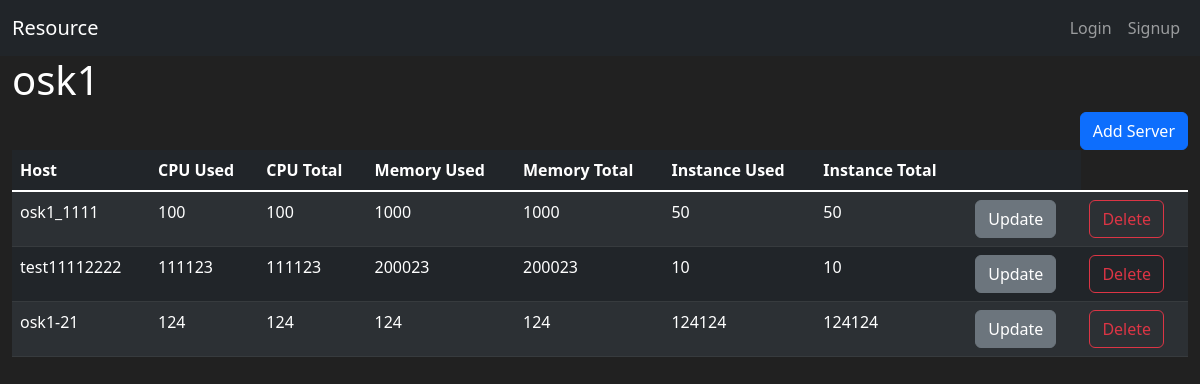
Screenshot of /region/2/ with the database file from the repository.
### resource/models.py (models this page shows, shortened)
class Region(db.Model):
    id = db.Column(db.Integer, primary_key=True)
    name = db.Column(db.String(100), nullable=False, unique=True)

class Server(db.Model):
    id = db.Column(db.Integer, primary_key=True)
    region_id = db.Column(db.Integer(), db.ForeignKey(
        'region.id'))
    region = db.relationship('Region', backref=db.backref(
        'servers', cascade='all, delete-orphan'))
    host = db.Column(db.String(100), nullable=False, unique=True)
    cpu = db.Column(db.Integer(), nullable=False)
    memory = db.Column(db.Integer(), nullable=False)
    instance = db.Column(db.Integer(), nullable=False)

### resource/views/region_views.py (the view)
@bp.route('/<int:region_id>/', methods=('GET', 'POST'))
def detail(region_id):
    form = ServerForm()
    regions = Region.query.all()
    region = Region.query.get_or_404(region_id)
    servers = Server.query.filter_by(region_id=region_id)
    if request.method == 'POST' and form.validate_on_submit():
        server = Server(region_id=region_id, host=form.host.data, cpu=form.cpu.data,
                        memory=form.memory.data, instance=form.instance.data)
        db.session.add(server)
        db.session.commit()
    return render_template('region/region_detail.html', regions=regions, region=region, servers=servers, form=form)

### resource/views/auth_views.py (called while the page is built)
@bp.before_app_request
def load_logged_in_user():
    user_id = session.get('user_id')
    if user_id is None:
        g.user = None
    else:
        g.user = User.query.get(user_id)

### resource/templates/region/region_detail.html (shortened to what this page needs)
{% extends "base.html" %}
{% block content %}
<div class="container-fluid">
    <h1>{{ region.name }}</h1>
    <div class="d-grid gap-2 d-md-flex justify-content-md-end">
        <button class="btn btn-primary" type="button" data-bs-toggle="modal" data-bs-target="#modal_add_server-{{ region.id }}">Add Server</button>
    </div>
    <table class="table table-hover table-striped table-dark">
        <thead>
        <tr>
            <th scope="col">Host</th>
            <th scope="col">CPU Used</th>
            <th scope="col">CPU Total</th>
            <th scope="col">Memory Used</th>
            <th scope="col">Memory Total</th>
            <th scope="col">Instance Used</th>
            <th scope="col">Instance Total</th>
            <th scope="col"></th>
        </tr>
        </thead>
        <tbody class="table-group-divider">
            {% for server in servers %}
        <tr>
            <td>{{ server.host }}</td>
            <td>{{ server.cpu }}</td>
            <td>{{ server.cpu }}</td>
            <td>{{ server.memory }}</td>
            <td>{{ server.memory }}</td>
            <td>{{ server.instance }}</td>
            <td>{{ server.instance }}</td>
            <td>
                <a class="btn btn-secondary" href="{{ url_for('server.update', server_id=server.id) }}" role="button">Update</a>
            </td>
            <td>
                <button class="btn btn-outline-danger" type="button" data-bs-toggle="modal" data-bs-target="#modal_delete_server-{{ server.id }}">Delete</button>
            </td>
        </tr>
        {% endfor %}
        </tbody>
    </table>
</div>
{% endblock %}

### resource/templates/base.html (style rules this page uses)
body { background-color: #212121; color: white }

### rows the page displays
Region: name "osk1"
Server: host "osk1_1111", cpu "100", memory "1000", instance "50"
Server: host "test11112222", cpu "111123", memory "200023", instance "10"
Server: host "osk1-21", cpu "124", memory "124", instance "124124"
